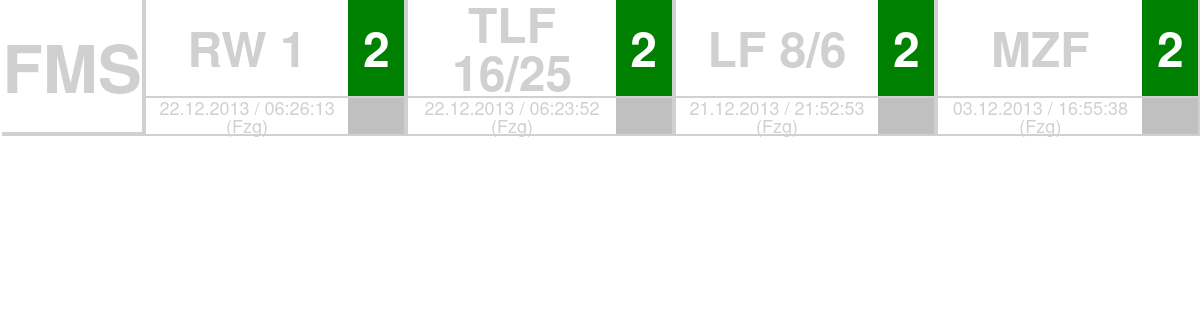
Screenshot of /fms/status-uhr.php with the database file from the repository.
### tables this page shows
CREATE TABLE IF NOT EXISTS `tbl_fms` (
  `fzgid` int(11) NOT NULL AUTO_INCREMENT,
  `fzgname` varchar(30) NOT NULL,
  `fzgstatus` int(11) NOT NULL,
  `lststatus` varchar(2) NOT NULL,
  `datum` timestamp NOT NULL DEFAULT CURRENT_TIMESTAMP ON UPDATE CURRENT_TIMESTAMP,
  `aenderungdurch` varchar(3) NOT NULL,
  PRIMARY KEY (`fzgid`)
);

### fms/status-uhr.php (the view, shortened to what this page needs)
<?php
$status_ils = 'true';
$show_fms_logo = 'true';
$db = mysqli_connect(DBHOST, DBUSER, DBPASS, DBNAME) or die ('Verbindung zur Datenbank fehlgeschlagen.');
$db->set_charset("utf8");
function anzeigebild_feststellen()
{
	global $db;
	$result = $db->query("SELECT * from tbl_fms");
	$datumsumme = "";
	while ($row=$result->fetch_row())
		{
			$datumsumme .= $row[4];
		}
	return "fms-".md5($datumsumme);
}
?>
<!DOCTYPE html>
<html>
<head>
<link rel='stylesheet' href='../css/fms.css' type='text/css' media='screen, projection'>
</head>
<?php
$bildist = anzeigebild_feststellen();
echo "<body onload='start(\"$bildist\", 5000, 0)' class='uhr'>\n";
$result = $db->query("SELECT *, UNIX_TIMESTAMP(datum) from tbl_fms");
$fzg_zahl = $result->num_rows;
$fzg_status = array();
while ($row=$result->fetch_row())
	{
	$fzg_status[$row[0]]['fzgname'] = $row[1];
	$fzg_status[$row[0]]['fzgstatus'] = $row[2];
	$fzg_status[$row[0]]['lststatus'] = $row[3];
	$fzg_status[$row[0]]['datum'] = $row[6];
	$fzg_status[$row[0]]['aenderungdurch'] = $row[5];
	}
echo "<table class='table-uhr' cellspacing='0' cellpadding='0'>\n<tr>\n";
if ($show_fms_logo=='true')
{
echo "<td class='td-logo-uhr' rowspan='2'><div class='logo-uhr'>FMS</div></td>\n";
}
for ($i=1; $i<$fzg_zahl+1; $i++)
	{
	echo "<td class='fahrzeug-uhr'>".$fzg_status[$i]['fzgname']."</td>\n";
	switch ($fzg_status[$i]['fzgstatus'])
		{
		case "2":
		echo "<td class='fstatus-uhr zwei'>".$fzg_status[$i]['fzgstatus']."</td>\n";
		break;
		}
	}
echo "</tr><tr>\n";
for ($i=1; $i<$fzg_zahl+1; $i++)
	{
	if ($status_ils == 'true')
		{
		echo "<td class='datum-uhr'>".date("d.m.Y / H:i:s",$fzg_status[$i]['datum'])." (".$fzg_status[$i]['aenderungdurch'].")</td>\n";
		switch ($fzg_status[$i]['lststatus'])
			{
			default:
			echo "<td class='lstatus-uhr default'>".$fzg_status[$i]['lststatus']."</td>\n";
			break;
			}
		} else {
		echo "<td colspan='2' class='lstatus-uhr'>".date("d.m.Y / H:i:s",$fzg_status[$i]['datum'])."</td>\n";
		}
	}
echo "</tr>\n";
echo "</table>\n";
?>
</body>
</html>

### css/fms.css (style rules this page uses)
html { margin:0;padding:0;border:0;font-size:150%; }
table { border-collapse:separate;border-spacing:1;margin:0em 0.1em 0em 0.1em;width:100%;border-color:#d0d0d0; }
table, th, td, div { vertical-align:middle;text-align:center; }
body.uhr { margin:0;padding:0;border:0;font-size:100%;font:inherit;line-height:1;color:#d0d0d0;font-family:"Helvetica Neue", Arial, Helvetica, sans-serif;overflow:hidden; }
.table-uhr { width: 100%; text-align: center; }
.td-logo-uhr { border-right: 4px solid #d0d0d0; border-bottom: 4px solid #d0d0d0; width:3%; }
.logo-uhr { font-size: 2.75em; font-weight: bold; line-height:1; }
.fahrzeug-uhr { font-size: 2em; font-weight: bold; border-bottom: 2px solid #d0d0d0; }
.fstatus-uhr { font-size:2em; width: 5%; }
.fstatus-uhr,.lstatus-uhr { font-weight:bold; border-right: 4px solid #d0d0d0; border-bottom: 2px solid #d0d0d0; }
.lstatus-uhr,.datum-uhr { font-size: 0.75em; border-bottom: 2px solid #d0d0d0; }
.zwei { background: green; color: white; }
.default { background: silver; color: black; }

### rows the page displays
tbl_fms: fzgname "RW 1", fzgstatus "2", datum "22.12.2013 / 06:26:13", aenderungdurch "Fzg"
tbl_fms: fzgstatus "2", datum "22.12.2013 / 06:23:52", aenderungdurch "Fzg"
tbl_fms: fzgname "LF 8/6", fzgstatus "2", datum "21.12.2013 / 21:52:53", aenderungdurch "Fzg"
tbl_fms: fzgname "MZF", fzgstatus "2", datum "03.12.2013 / 16:55:38", aenderungdurch "Fzg"
